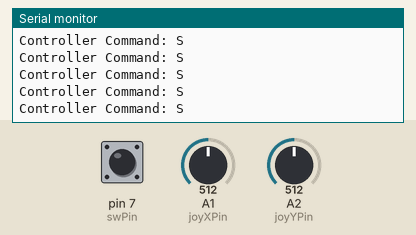
This sketch was run on a simulated Arduino Uno, built with avr-gcc and run on an emulated ATmega328P. Shown: the last lines printed to the serial monitor. The inputs (shaded band) are chosen by the test bench; at power-on: A1 (joyXPin) = 512, A2 (joyYPin) = 512, pin 7 (swPin) HIGH. No radio packets arrive unless stated.

Above: at 1.2 s.
1.3 s: A1 (joyXPin) set to 610
At 1.31 s:
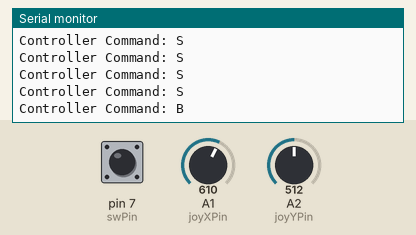
3.2 s: A1 (joyXPin) set to 592
At 3.23 s:
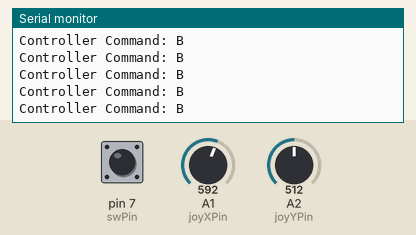
4.7 s: A2 (joyYPin) set to 610
At 4.72 s:
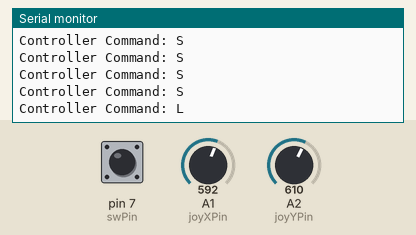
6.6 s: A2 (joyYPin) set to 582
At 6.64 s:
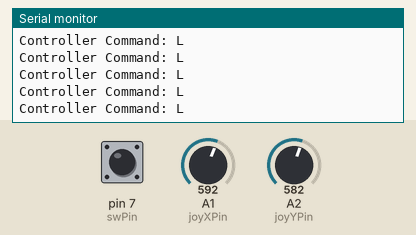
9.7 s: A2 (joyYPin) set to 412
11.2 s: A2 (joyYPin) set to 389
At 11.23 s:
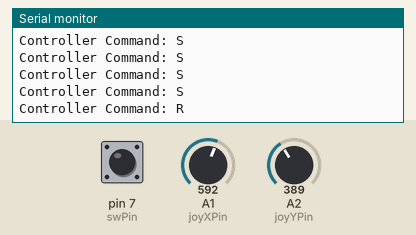

Measured:
- the behaviour switches between 400 and 399 on A2 (joyYPin) (found by bisection; images 4 and 5)
- after the input at 1.3 s, the serial monitor: prints a new line at once (image 1)
- after the input at 4.7 s, the serial monitor: prints a new line at once (image 3)
- after the input at 11.2 s, the serial monitor: prints a new line at once (image 5)

The sketch:

Joystick_Code.ino
```cpp
#include <SPI.h>
#include <RF24.h>

RF24 radio(10, 9); // CE, CSN pins
const byte address = 5;

const int joyXPin = A1; // Analog pin for X-axis of joystick
const int joyYPin = A2; // Analog pin for Y-axis of joystick
const int swPin = 7 ;    // Digital pin for the switch


void setup() {
  Serial.begin(9600);
  radio.begin();
  radio.openWritingPipe(address);
  radio.setDataRate(RF24_2MBPS);
  radio.setPALevel(RF24_PA_MIN);
  pinMode(swPin, INPUT_PULLUP);
}

void loop() {
  char command =  getCommand();
  Serial.println("Controller Command: " + String(command));
  radio.write(&command, sizeof(command));
  delay(60); // Adjust as needed
}

char getCommand() {
  int joyX = analogRead(joyXPin);
  int joyY = analogRead(joyYPin);
  int swState = digitalRead(swPin);

  // Add dead zone to joystick values to prevent small variations
  if (abs(joyX - 512) < 20){
    joyX = 512;
  }

  if (abs(joyY - 512) < 20){
    joyY = 512;
  }

  // Map joystick values to commands
  if (joyX < 400){
    return 'F'; // Left
  } else if (joyX > 600){
    return 'B'; // Right
  } else if (joyY < 400) {
    return 'R'; // Backward
  } else if (joyY > 600) {
    return 'L'; // Forward
  } else if (swState == LOW){
    delay(120);
    return 'X';
  } else {
    return 'S'; // Stop
  }
}
```
